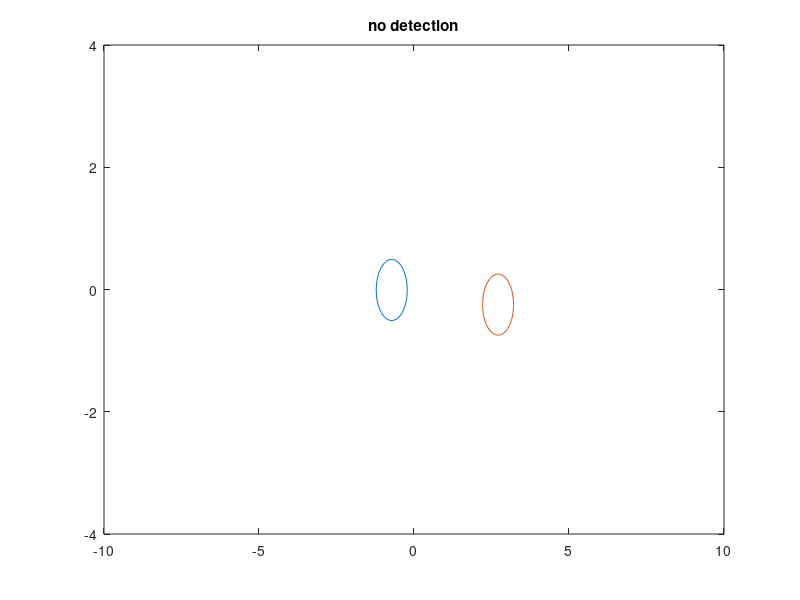

The MATLAB script that drew this image: (Note: this script raises an error after producing the figure.)

clear all
pause_length = 1/4/2/2/2/2/2/2;
plotting = 1;
% parameters for distribution of step-angle
m = 5; % increase m --> less variance in stepsize
alpha0 = m;
beta0 = m;

% parameters for distribution of stepsize. EX = a*b, VX = a*b^2
a = 0.3*2;
b = 0.2/2;

% parameters relating to detection probability, pd = exp(-s*(D + d)^p)
d = .60;
s = 0.35;  % decrease to make it harder to detect
p = 1.3;   % increase to make it unlikelier to detect for large d, but more likely for small d
plot(linspace(0,10,100),exp(-s*(linspace(0,10,100)+d).^p))

% Collision Avoidance Parameters: Parameter-Modification Factor = exp( -s*((x + d)/k)^-p )
d_ca1 = 0.1;    % increase to reduce PMF
k_ca1 = 1.4;    % increase to decrease modification for x<k-d and reduce modification for x>k-d
p_ca1 = 1.6;    % increases effect of avoidance modifier when
s_ca1 = 0.2

d_ca2 = 0.1;    % increase to reduce PMF
k_ca2 = 2.6;    % increase to decrease modification for x<k-d and reduce modification for x>k-d
p_ca2 = 1.8;    % increases effect of avoidance modifier when
s_ca2 = 2

theta_range = pi/4; % range of the distribution of stepangles

r = 0.5; % collision radius of each person
xinit = 10;
sigma = 0.3;
N=50;
danger_FEA = zeros(1,N);          % danger index at time of first evasive action
danger_CR = zeros(1,N);           % danger index at time of conflict resolution
danger_nodetec = zeros(1,N);      % highest index of danger for non-detection encounters
enc_type = zeros(1,N);            % vector containing encounter type of each encounter
for i=1:N
% initiation
A_real = -xinit;
B_real = xinit;
A_im = normrnd(0,sigma);
B_im = normrnd(0,sigma);
A = A_real+1i*A_im;
B = B_real+1i*B_im;
% data collection variables
detection_status = 0;
encounter_classifier = 1; % 1 --> (no detection, no crash), -1 --> (detection, no crash) 2 --> (no detection, crash), -2 --> (detection, crash)
danger_vec = []; % collects the danger index associated with each timestep
detec_vec = [];    % interaction vector, 1 --> detection at timeframe, 0 --> no detection at timeframe

    while real(A) < xinit && real(B) > -xinit
        D = norm(A-B);
        pd = exp(-s*(D+d)^p);
        %%%%%%%%%%%%%%%% detection %%%%%%%%%%%%%%%%%%%%%%%%%%%%%%%%%%%%%%%%
        if  (detection_status==1 | rand(1) < pd) && real(A) < real(B)
            % saving information in vectors, and updating status
            detection_status = 1;
            encounter_classifier = -1;
            detec_vec(length(detec_vec) + 1) = 1;
            danger_index = D - 2*r;
            danger_vec(length(danger_vec) + 1) = danger_index;

            % take next step
            pred_posA = A + a*b;
            pred_posB = B - a*b;
            pred_diff = pred_posA - pred_posB;
            pred_dist = norm(pred_diff);
            alpha_modifier = mod_fac(pred_dist,d_ca1,k_ca1,p_ca1,s_ca1);
            theta_modifier = mod_fac(abs(imag(pred_diff)),d_ca2,k_ca2,p_ca2,s_ca2);
            stepsize = gamrnd(a*alpha_modifier*[1 1],b*[1 1]); % step-size
            theta = betarnd(alpha0*theta_modifier*[1 1], beta0*[1 1]);
            theta = sign(imag(pred_diff))*[-1 -1].*(theta*theta_range - 0.5*theta_range); % step-angle
            A = A + stepsize(1)*exp(1i*theta(1));
            B = B - stepsize(2)*exp(1i*theta(2));

            % plotting %
            if plotting == 1
                xlim([-xinit,xinit])
                ylim([-4,4])
                plot([r*cos(linspace(0,2*pi,50))+real(A)]+1i*[r*sin(linspace(0,2*pi,50))+imag(A)])
                title("detection")
                hold on
                plot([r*cos(linspace(0,2*pi,50))+real(B)]+1i*[r*sin(linspace(0,2*pi,50))+imag(B)])
                xlim([-xinit,xinit])
                ylim([-4,4])
                hold off
                pause(pause_length)
            end
            if norm(A-B) < 2*r
                hold on
                title("collision")
                hold off
                detec_vec(length(detec_vec) + 1) = 1;
                danger_index = norm(A-B) - 2*r;
                danger_vec(length(danger_vec) + 1) = danger_index;
                encounter_classifier = -2;
                break
            end
        %%%%%%%%%%%%%%%% no detection %%%%%%%%%%%%%%%%%%%%%%%%%%%%%%%%%%%%%
        else
            % saving information in vetctors, and updating status
            detec_vec(length(detec_vec) + 1) = 0;
            danger_index = D - 2*r;
            danger_vec(length(danger_vec) + 1) = danger_index;

            % taking next step
            theta = betarnd(alpha0*[1 1],beta0*[1 1]);
            theta = theta*theta_range - 0.5*theta_range; % step-angle
            stepsize = gamrnd(a*[1 1],b*[1 1]); % step-size
            A = A + stepsize(1)*exp(1i*theta(1));
            B = B - stepsize(2)*exp(1i*theta(2));
            D = norm(A-B);

            % plotting %
            if plotting == 1
                xlim([-xinit,xinit])
                ylim([-4,4])
                plot([r*cos(linspace(0,2*pi,50))+real(A)]+1i*[r*sin(linspace(0,2*pi,50))+imag(A)])
                title("no detection")
                hold on
                plot([r*cos(linspace(0,2*pi,50))+real(B)]+1i*[r*sin(linspace(0,2*pi,50))+imag(B)])
                xlim([-xinit,xinit])
                ylim([-4,4])
                hold off
                pause(pause_length)
            end
            if norm(A-B) < 2*r
                hold on
                title("collision")
                hold off
                detec_vec(length(detec_vec) + 1) = 1;
                danger_index = norm(A-B) - 2*r;
                danger_vec(length(danger_vec) + 1) = danger_index;
                encounter_classifier = 2;
                break
            end
        end
    end

    enc_type(i) = encounter_classifier;
    detec_dangerind = danger_vec(find(detec_vec)); % contains danger index for all times with detection status
    if encounter_classifier == 1
        danger_nodetec(i) = min(danger_vec);
    else
        danger_FEA(i) = detec_dangerind(1);
        danger_CR(i) = detec_dangerind(end);
    end

end
%%
save('danger_CR2million.mat','danger_CR')
save('danger_FEA2million.mat','danger_FEA')
%% parameters used when doing 10^6 iterations.

% parameters for distribution of step-angle
m = 5; % increase m --> less variance in stepsize
alpha0 = m;
beta0 = m;

% parameters for distribution of stepsize. EX = a*b, VX = a*b^2
a = 0.3*2;
b = 0.2/2;

% parameters relating to detection probability, pd = exp(-s*(D + d)^p)
d = .60;
s = 0.35;   % decrease to make it harder to detect
p = 1.3;   % increase to make it unlikelier to detect for large d, but more likely for small d
plot(linspace(0,10,100),exp(-s*(linspace(0,10,100)+d).^p))

% Collision Avoidance Parameters: Parameter-Modification Factor = exp( -s*((x + d)/k)^-p )
d_ca1 = 0.1;        % increase to reduce PMF
k_ca1 = 1.4;    % increase to decrease modification for x<k-d and reduce modification for x>k-d
p_ca1 = 1.6;    % increases effect of avoidance modifier when
s_ca1 = 0.2

d_ca2 = 0.1;        % increase to reduce PMF
k_ca2 = 2.6;    % increase to decrease modification for x<k-d and reduce modification for x>k-d
p_ca2 = 1.8;    % increases effect of avoidance modifier when
s_ca2 = 2

theta_range = pi/4; % range of the distribution of stepangles

r = 0.2; % collision radius of each person
xinit = 10;
sigma = 0.3;
N=1000000;
danger_FEA = zeros(1,N);         % danger index at time of first evasive action
danger_CR = zeros(1,N);          % danger index at time of conflict resolution
danger_nodetec = zeros(1,N); % highest index of danger for non-detection encounters
enc_type = zeros(1,N);      % vector containing encounter type of each encounter
%% Data from experiment with 10^6 encounters along with confidence intervals and estimates.
N = 10^6;
n_coll = 110;
p_coll = 110/10^6;
sdev = sqrt( p_coll*(1-p_coll)/N )
ci = p_coll + [-1,1]*1.96*sdev

pFEA = sum(danger_FEA<0)/length(danger_FEA)
pCR = sum(danger_CR<0)/length(danger_CR)
%% Data from experiment with 2*10^6 encounters along with confidence intervals
N = 2*10^6;
n_coll = 249;
p_coll = n_coll/N;
sdev = sqrt( p_coll*(1 - p_coll)/N )
ci = p_coll + [-1,1]*1.96*sdev
